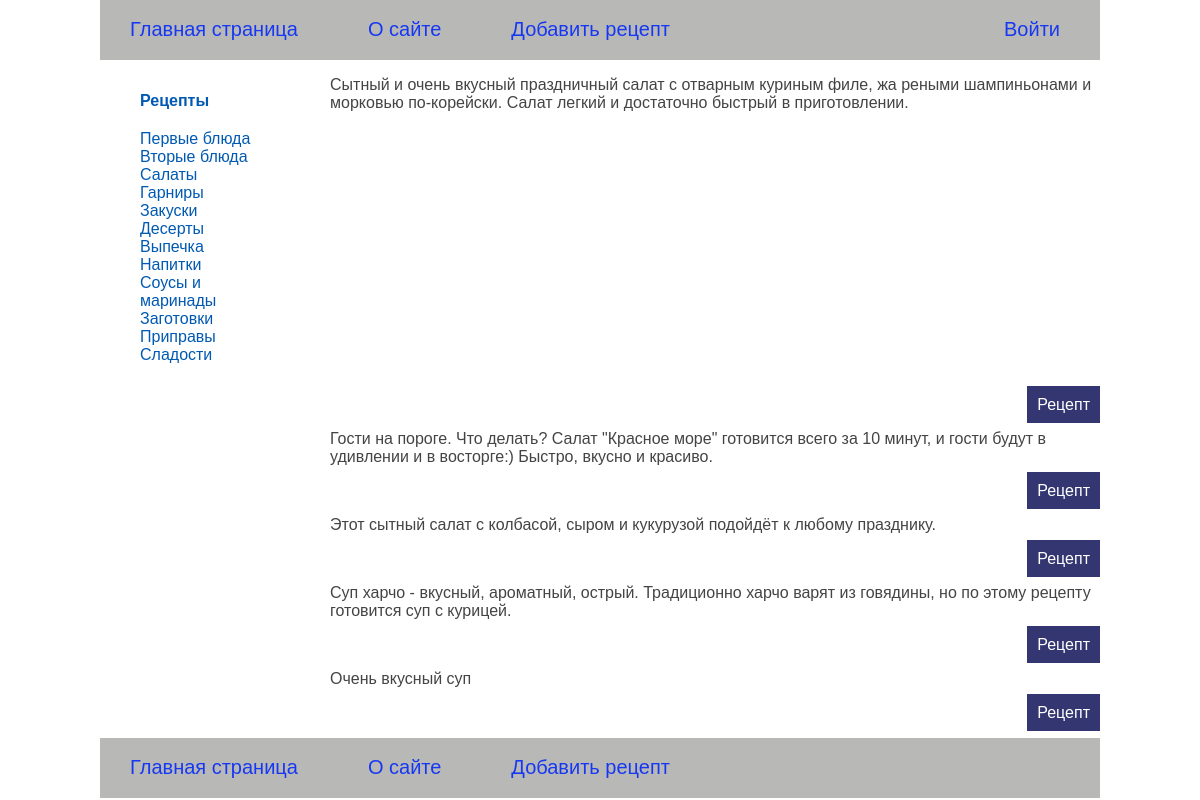
Before: / with the older database file.
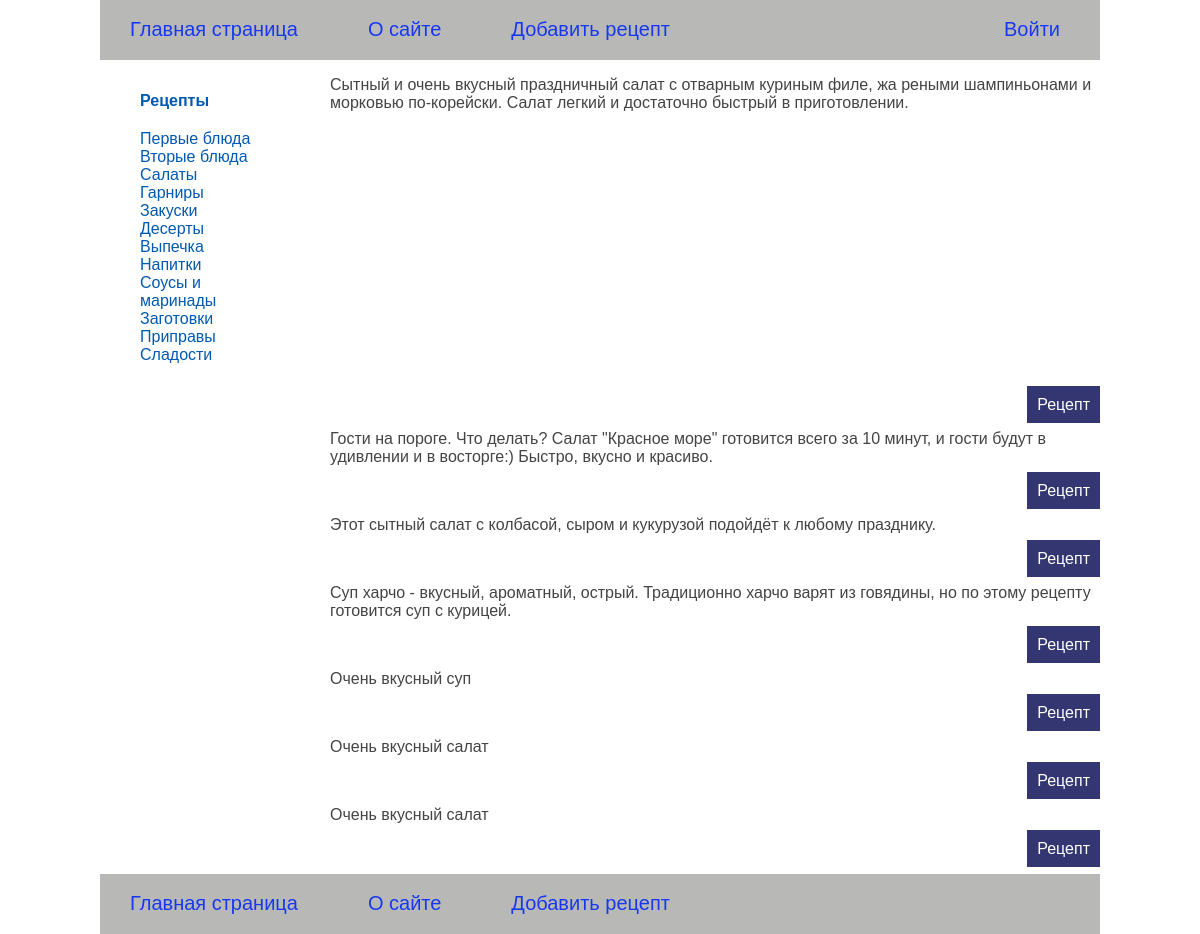
After: the same page with the newer database file.
### recipeapp/models.py (models this page shows, shortened)
class Category(models.Model):
    category_name = models.CharField(max_length=100, db_index=True, verbose_name='Категория')
    category_slug = models.SlugField(max_length=100, unique=True, db_index=True, verbose_name='Slug')
    class Meta:
        verbose_name = 'Категория'
        verbose_name_plural = 'Категории'
    def get_absolut_url(self):
        return reverse('category', kwargs={'category_slug': self.category_slug})

class RecipeBase(models.Model):
    recipe_title = models.CharField(max_length=255, verbose_name='Название рецепта')
    short_description = models.TextField(blank=True, verbose_name='Короткое описание')
    cooking_description = models.TextField(blank=True, verbose_name='Пошаговый рецепт')
    time_create = models.DateTimeField(auto_now_add=True)
    time_update = models.DateTimeField(auto_now=True, verbose_name='Дата изменения')
    category = models.ForeignKey('Category', on_delete=models.PROTECT, verbose_name='Категория')
    recipe_ingredients = models.ManyToManyField(
        Ingredients,
        related_name='ingredients_recipe',
        through='Composition',
        verbose_name="Ингредиенты"
    )
    def get_absolute_url(self):
        return reverse('detail', kwargs={'detail_id': self.pk})

### recipeapp/views.py (the view)
# urls.py: path('', RecipeIndexView.as_view(), name='home'),
class RecipeIndexView(View):
    def get(self, request: HttpRequest) -> HttpResponse:
        recipes = RecipeBase.objects.all()
        context = {
            'title': 'Главная',
            'menu': menu,
            'recipe': recipes,
            'category_selected': 0,
        }
        return render(request, 'recipeapp/recipe-index.html', context=context)

### recipeapp/templatetags/recipe_tags.py (called while the page is built)
@register.inclusion_tag('recipeapp/list_categories.html')
def show_categories(category_selected_id=0):
    categories = Category.objects.all()
    return {'categories': categories, 'category_selected': category_selected_id}

### recipeapp/templates/recipeapp/recipe-index.html (shortened to what this page needs)
{% extends 'base.html' %}
{% block content %}
  <ul>
    {% for attr in recipe %}
    <li class="li_main_page">
      {% autoescape off %}
      {{ attr.short_description }}
      {% endautoescape %}
        <p class="link-read-detail"><a href="{{ attr.get_absolute_url }}">Рецепт</a></p>
    </li>
    {% endfor %}
  </ul>
{% endblock %}

### recipeapp/templates/recipeapp/list_categories.html
{% for category in categories %}
    {% if category.id == category_selected %}
        <li class="selected">{{ category.category_name }}</li>
    {% else %}
        <li class="selected_cat"><a href="{{ category.get_absolut_url }}">{{ category.category_name }}</a></li>
    {% endif %}
{% endfor %}

Changed rows visible on the page:
added RecipeBase: short_description "Очень вкусный салат"
added RecipeBase: short_description "Очень вкусный салат"
